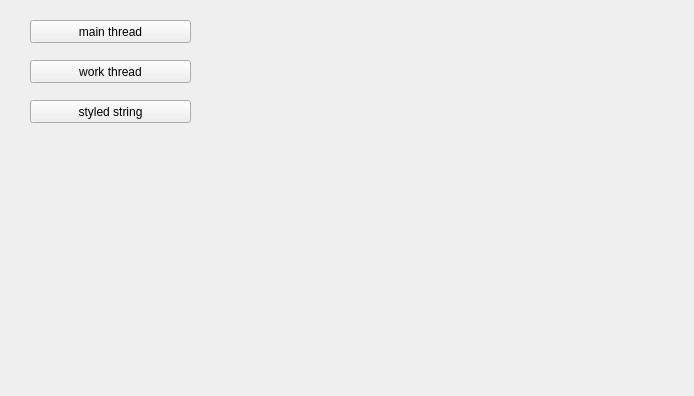
<?xml version="1.0" encoding="UTF-8"?>
<ui version="4.0">
 <class>LogTest</class>
 <widget class="QWidget" name="LogTest">
  <property name="geometry">
   <rect>
    <x>0</x>
    <y>0</y>
    <width>694</width>
    <height>396</height>
   </rect>
  </property>
  <property name="windowTitle">
   <string>Form</string>
  </property>
  <widget class="QPushButton" name="post_main_thread">
   <property name="geometry">
    <rect>
     <x>30</x>
     <y>20</y>
     <width>161</width>
     <height>23</height>
    </rect>
   </property>
   <property name="text">
    <string>main thread</string>
   </property>
  </widget>
  <widget class="QPushButton" name="post_work_thread">
   <property name="geometry">
    <rect>
     <x>30</x>
     <y>60</y>
     <width>161</width>
     <height>23</height>
    </rect>
   </property>
   <property name="text">
    <string>work thread</string>
   </property>
  </widget>
  <widget class="QPushButton" name="post_styled_string">
   <property name="geometry">
    <rect>
     <x>30</x>
     <y>100</y>
     <width>161</width>
     <height>23</height>
    </rect>
   </property>
   <property name="text">
    <string>styled string</string>
   </property>
  </widget>
 </widget>
 <resources/>
 <connections/>
</ui>
